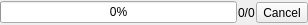
<?xml version="1.0" encoding="UTF-8"?>
<ui version="4.0">
 <class>PlaylistScannerView</class>
 <widget class="QWidget" name="Scanner">
  <property name="geometry">
   <rect>
    <x>0</x>
    <y>0</y>
    <width>308</width>
    <height>25</height>
   </rect>
  </property>
  <property name="sizePolicy">
   <sizepolicy hsizetype="Preferred" vsizetype="Minimum">
    <horstretch>0</horstretch>
    <verstretch>0</verstretch>
   </sizepolicy>
  </property>
  <layout class="QHBoxLayout" name="horizontalLayout">
   <property name="spacing">
    <number>1</number>
   </property>
   <property name="margin">
    <number>0</number>
   </property>
   <item>
    <widget class="QProgressBar" name="scanProgress">
     <property name="value">
      <number>0</number>
     </property>
    </widget>
   </item>
   <item>
    <widget class="QLabel" name="itemsProgress">
     <property name="text">
      <string notr="true">0/0</string>
     </property>
     <property name="textFormat">
      <enum>Qt::PlainText</enum>
     </property>
     <property name="margin">
      <number>0</number>
     </property>
    </widget>
   </item>
   <item>
    <widget class="QToolButton" name="scanCancel">
     <property name="text">
      <string>Cancel</string>
     </property>
    </widget>
   </item>
  </layout>
 </widget>
 <resources/>
 <connections/>
</ui>
